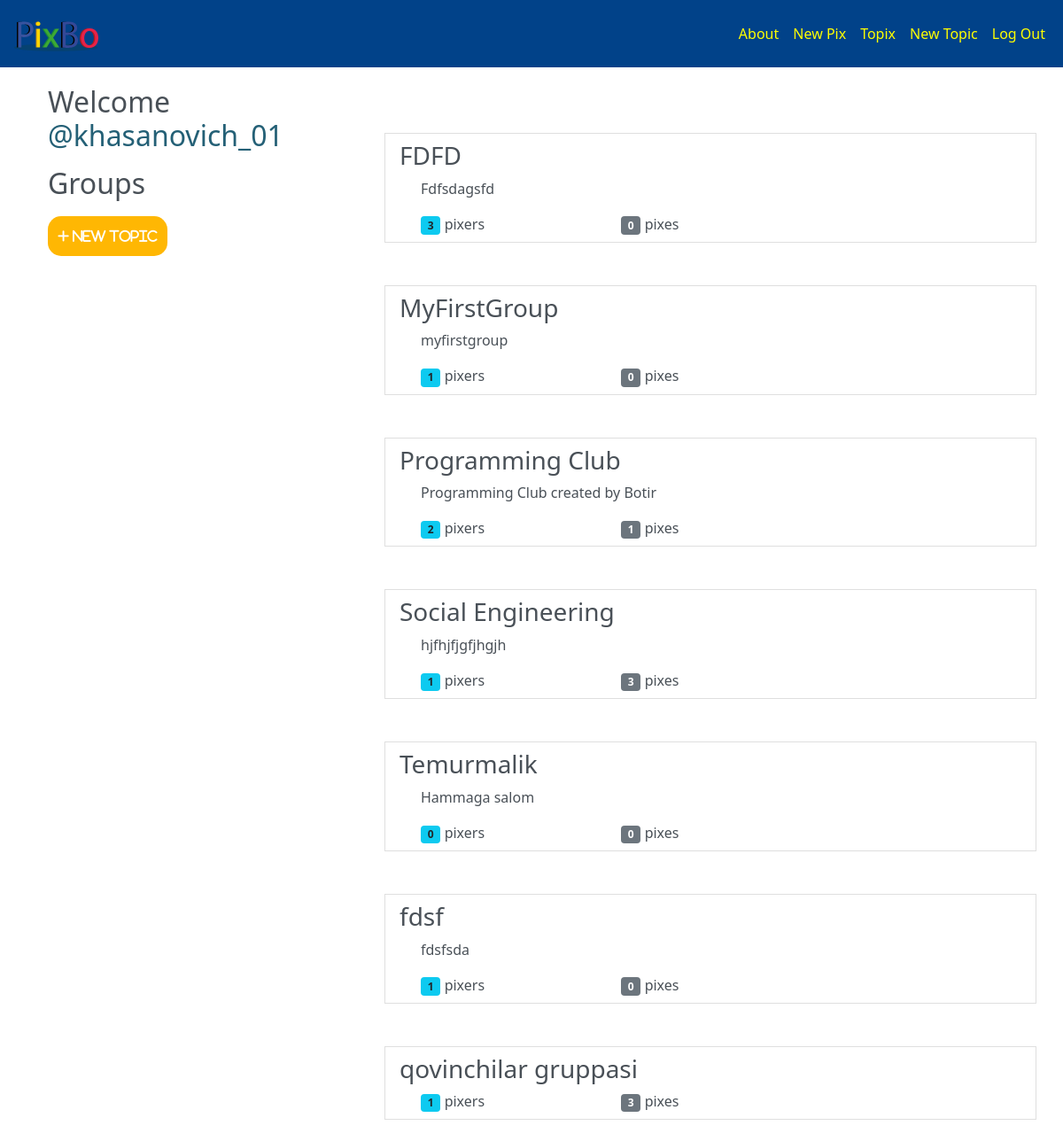
Page /groups/ (signed in) on the committed database.
### groups/models.py (models this page shows, shortened)
class Group(models.Model):
    name = models.CharField(max_length=256, unique=True)
    slug = models.SlugField(allow_unicode=True, unique=True)
    description = models.TextField(blank=True, default='')
    description_html = models.TextField(editable=False, default='', blank=True)
    members = models.ManyToManyField(User, through='GroupMember')
    class Meta:
        ordering = ['name']

### groups/views.py (the view)
# urls.py: path('', views.ListGroups.as_view(), name='allgroups'),
class ListGroups(generic.ListView):
    model = Group

### groups/templates/groups/group_list.html
{% extends "groups/base_group.html" %}
{% block pregoup %}
  <div class="col-md-4 color-h1">
    <div class="content">
      {% if user.is_authenticated %}
        <h2 class="group-list">Welcome
          <a class="group-list-user" href="{% url 'posts:for_user' username=user.username %}" >
            @{{user.username}}
          </a>
        </h2>
      {% endif %}
      <h2 class="form-create">Groups</h2>
    </div>
    {% if user.is_authenticated %}
      <a  href="{% url 'groups:create' %}" class='btn newGroupButton'>
        <i class="fas fa-plus"> New Topic</i>
      </a>
    {% endif %}
  </div>
{% endblock %}
{% block group_content %}
  <div class="col-md-8">
    <div class="list-group">
      {% for group in object_list %}
      <br>
        <a class='list-group-item list-group-item-action' href="{% url 'groups:single' slug=group.slug %}">
          <h3 class="title list-group-item-heading">{{ group.name }}</h3>
          <div class="container-fluid list-group-item-text">
            {{ group.description_html|safe }}
            <div class="row">
              <div class="col-md-4">
                <span class="badge bg-info text-dark">{{ group.members.count }}</span>
                pixers
              </div>
              <div class="col-md-4">
                <span class="badge bg-secondary">{{ group.posts.count }}</span>
                pixes
              </div>
            </div>
          </div>
        </a>
        <br>
      {% endfor %}
    </div>
  </div>
{% endblock %}

### static/PixBo/css/master.css (style rules this page uses)
html body { background-color: #fff; overflow-x: hidden; height: 100%; color: #495057; }
.color-h1 { color: #495057; }
.group-list-user { text-decoration: none; color: #246076; }
.group-list { margin-top: 20px; }
.newGroupButton { margin-top: 10px; display: inline-block; padding: 10px 20px; text-align: center; font-weight: bold; text-decoration: none; background-color: #ffb703; color: #ffffff; border-radius: 15px; outline: none; font-size: 15px; padding-left: 10px; padding-right: 10px; margin-right: auto; margin-left: auto; }
.list-group { margin-top: 50px; }
.form-create { margin-top: 15px; }
.btn { border-radius: 15px; }

### rows in the picture
Group: name "FDFD", description_html "Fdfsdagsfd", members.count "3", posts.count "0"
Group: name "MyFirstGroup", description_html "myfirstgroup", members.count "1", posts.count "0"
Group: name "Programming Club", description_html "Programming Club created by Botir", members.count "2", posts.count "1"
Group: name "Social Engineering", description_html "hjfhjfjgfjhgjh", members.count "1", posts.count "3"
Group: name "Temurmalik", description_html "Hammaga salom", members.count "0", posts.count "0"
Group: name "fdsf", description_html "fdsfsda", members.count "1", posts.count "0"
Group: name "qovinchilar gruppasi", members.count "1", posts.count "3"

### other values in the picture
{{ user.username }} "khasanovich_01"
